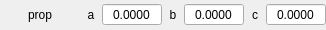
<?xml version="1.0" encoding="UTF-8"?>
<ui version="4.0">
 <class>Float3Widget</class>
 <widget class="QWidget" name="Float3Widget">
  <property name="geometry">
   <rect>
    <x>0</x>
    <y>0</y>
    <width>326</width>
    <height>30</height>
   </rect>
  </property>
  <property name="maximumSize">
   <size>
    <width>16777215</width>
    <height>30</height>
   </size>
  </property>
  <property name="windowTitle">
   <string>Form</string>
  </property>
  <property name="styleSheet">
   <string notr="true">QWidget {
background: &quot;#CFDDEE&quot;;
}</string>
  </property>
  <layout class="QHBoxLayout" name="horizontalLayout">
   <property name="leftMargin">
    <number>0</number>
   </property>
   <property name="topMargin">
    <number>0</number>
   </property>
   <property name="rightMargin">
    <number>0</number>
   </property>
   <property name="bottomMargin">
    <number>0</number>
   </property>
   <item>
    <widget class="QLabel" name="mainprop">
     <property name="sizePolicy">
      <sizepolicy hsizetype="Fixed" vsizetype="Preferred">
       <horstretch>0</horstretch>
       <verstretch>0</verstretch>
      </sizepolicy>
     </property>
     <property name="minimumSize">
      <size>
       <width>80</width>
       <height>0</height>
      </size>
     </property>
     <property name="maximumSize">
      <size>
       <width>80</width>
       <height>30</height>
      </size>
     </property>
     <property name="text">
      <string>prop</string>
     </property>
     <property name="alignment">
      <set>Qt::AlignCenter</set>
     </property>
    </widget>
   </item>
   <item>
    <widget class="QLabel" name="subprop1">
     <property name="text">
      <string>a</string>
     </property>
     <property name="alignment">
      <set>Qt::AlignCenter</set>
     </property>
    </widget>
   </item>
   <item>
    <widget class="QDoubleSpinBox" name="spinBox1">
     <property name="maximumSize">
      <size>
       <width>60</width>
       <height>16777215</height>
      </size>
     </property>
     <property name="styleSheet">
      <string notr="true">QDoubleSpinBox {
background: &quot;#EAF7FF&quot;;
border-color: &quot;#C0DCF2&quot;;
}</string>
     </property>
     <property name="frame">
      <bool>true</bool>
     </property>
     <property name="alignment">
      <set>Qt::AlignCenter</set>
     </property>
     <property name="buttonSymbols">
      <enum>QAbstractSpinBox::NoButtons</enum>
     </property>
     <property name="decimals">
      <number>4</number>
     </property>
     <property name="minimum">
      <double>-1000.000000000000000</double>
     </property>
     <property name="maximum">
      <double>1000.000000000000000</double>
     </property>
     <property name="singleStep">
      <double>0.100000000000000</double>
     </property>
    </widget>
   </item>
   <item>
    <widget class="QLabel" name="subprop2">
     <property name="text">
      <string>b</string>
     </property>
     <property name="alignment">
      <set>Qt::AlignCenter</set>
     </property>
    </widget>
   </item>
   <item>
    <widget class="QDoubleSpinBox" name="spinBox2">
     <property name="maximumSize">
      <size>
       <width>60</width>
       <height>16777215</height>
      </size>
     </property>
     <property name="styleSheet">
      <string notr="true">QDoubleSpinBox {
background: &quot;#EAF7FF&quot;;
border-color: &quot;#C0DCF2&quot;;
}</string>
     </property>
     <property name="alignment">
      <set>Qt::AlignCenter</set>
     </property>
     <property name="buttonSymbols">
      <enum>QAbstractSpinBox::NoButtons</enum>
     </property>
     <property name="decimals">
      <number>4</number>
     </property>
     <property name="minimum">
      <double>-1000.000000000000000</double>
     </property>
     <property name="maximum">
      <double>1000.000000000000000</double>
     </property>
     <property name="singleStep">
      <double>0.100000000000000</double>
     </property>
    </widget>
   </item>
   <item>
    <widget class="QLabel" name="subprop3">
     <property name="text">
      <string>c</string>
     </property>
     <property name="alignment">
      <set>Qt::AlignCenter</set>
     </property>
    </widget>
   </item>
   <item>
    <widget class="QDoubleSpinBox" name="spinBox3">
     <property name="maximumSize">
      <size>
       <width>60</width>
       <height>16777215</height>
      </size>
     </property>
     <property name="contextMenuPolicy">
      <enum>Qt::PreventContextMenu</enum>
     </property>
     <property name="styleSheet">
      <string notr="true">QDoubleSpinBox {
background: &quot;#EAF7FF&quot;;
border-color: &quot;#C0DCF2&quot;;
}</string>
     </property>
     <property name="wrapping">
      <bool>false</bool>
     </property>
     <property name="frame">
      <bool>true</bool>
     </property>
     <property name="alignment">
      <set>Qt::AlignCenter</set>
     </property>
     <property name="buttonSymbols">
      <enum>QAbstractSpinBox::NoButtons</enum>
     </property>
     <property name="decimals">
      <number>4</number>
     </property>
     <property name="minimum">
      <double>-1000.000000000000000</double>
     </property>
     <property name="maximum">
      <double>1000.000000000000000</double>
     </property>
     <property name="singleStep">
      <double>0.100000000000000</double>
     </property>
     <property name="value">
      <double>0.000000000000000</double>
     </property>
    </widget>
   </item>
  </layout>
 </widget>
 <resources/>
 <connections/>
</ui>
